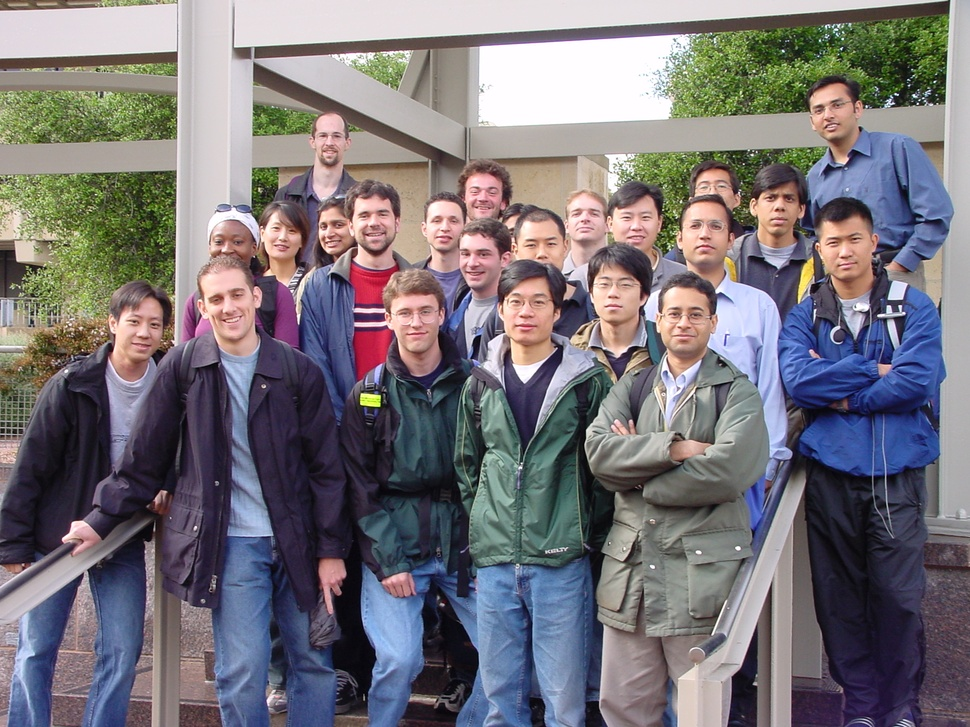
#> input picture images/group.jpg, 970 x 727 px, shrunk from 1856 x 1392 before the run
$ python -i detect_skin.py   (imports and definitions only)   (older library calls are emulated)
#> lines starting #> are read from the running program, lines starting #| are printed output that depends on the picture; after the words box and inside, x2 and y2 are one past the last pixel; in counts of white or black regions, pixels touching at a corner belong together
import matplotlib
import matplotlib.pyplot as plt
import numpy as np
import sys

from scipy import ndimage as nd
from scipy import misc
from scipy import ndimage
from scipy.ndimage import morphology
from skimage import data
from skimage.color import rgb2gray
from skimage.filter import gabor_kernel, canny, roberts
from skimage.measure import label
from skimage.morphology import remove_small_objects
from PIL import Image, ImageDraw

def skinDetection(img, show_img=False):
    def visualize(img, show_img):
        if show_img:
            plt.imshow(img, cmap=plt.cm.gray)
            plt.colorbar()
            plt.show()

    gray_img = rgb2gray(img)
    filtered = yCbCr_to_bin(img, 161.9964, -11.1051, 22.9265, 25.9997, \
                                 4.3568, 3.9479, 2)
    filtered = morphology.binary_fill_holes(filtered)
    visualize(filtered, show_img)

    # Remove areas smaller than threshold
    # filtered = morphology.binary_opening(filtered, structure=np.ones( (15, 15) ))
    filtered = remove_small_objects(filtered, 170)
    visualize(filtered, show_img)

    # First erosion
    filtered = morphology.binary_erosion(filtered, np.ones( (6, 6) ))
    visualize(filtered, show_img)

    visualize(gray_img, show_img)

    # Run canny edge detection on gray image
    # edge_img = canny(gray_img)
    edge_img = roberts(gray_img)
    edge_idx = np.where(edge_img > 0.1)
    edge_img = np.zeros(edge_img.shape, dtype=bool)
    edge_img[edge_idx] = True
    visualize(edge_img, show_img)

    # Combine edge detection result and filtered image to create composite
    edge_img = np.invert(edge_img)
    composite = np.logical_and(edge_img, filtered)
    visualize(composite, show_img)

    composite = morphology.binary_erosion(composite)
    visualize(composite, show_img)

    # Fill small holes
    composite = morphology.binary_fill_holes(composite)
    visualize(composite, show_img)

    # composite = morphology.binary_opening(composite, structure=np.ones( (3, 3) ))
    # composite = remove_area(composite, 170)
    composite = remove_small_objects(composite, 170)
    visualize(composite, show_img)

    # Label all connected components
    segments, num_segments = label(composite, background=0, return_num=True)

    # Generate square windows to encapsulate regions
    img_windows = []
    for i in range(num_segments):
        segment_idx = np.where(segments == i)
        box_info = gen_box(segment_idx)
        img_windows.append(box_info)

    corners = []
    for box in img_windows:
        (x, y), width = box
        corner = [(x - width//2, y - width//2), (x + width//2, y + width//2)]
        corners.append(corner)

    # Extract interesting image segments from the image
    img_segments = extract_boxes_from_img(img, corners)

    # [4 lines of commented-out code are left out]
    visualize(img, show_img)
    return img_segments

def analog_yuv(img):
    r, g, b = img[:, :, 0], img[:, :, 1], img[:, :, 2]
    yuv = np.zeros(img.shape)
    yuv[:, :, 0] =  0.299*r + 0.587*g + 0.114*b
    yuv[:, :, 1] = -0.169*r - 0.332*g + 0.500*b + 128
    yuv[:, :, 2] =  0.500*r - 0.419*g - 0.081*b + 128
    return yuv

def yCbCr_to_bin(img, meanY, meanCb, meanCr, stdY, stdCb, stdCr, factor):
    # yCbCr_img = img.convert('YCbCr')
    # yCbCr_img = np.array(yCbCr_img)
    yCbCr_img = analog_yuv(img)
    Y = yCbCr_img[:, :, 0]
    Cb_vals = yCbCr_img[:, :, 1]
    Cr_vals = yCbCr_img[:, :, 2]

    # [4 lines of commented-out code are left out]
    min_Cb, max_Cb = 76, 127
    min_Cr, max_Cr = 132, 173

    binImage = np.zeros(yCbCr_img.shape)
    Cb = np.zeros(Cb_vals.shape)
    Cr = np.zeros(Cr_vals.shape)

    Cb[np.where( (Cb_vals > min_Cb) & (Cb_vals < max_Cb) )] = 1
    Cr[np.where( (Cr_vals > min_Cr) & (Cr_vals < max_Cr) )] = 1
    binImage = Cb*Cr
    return binImage

def gen_box(segment_idx):
    row, col = segment_idx
    min_x, max_x = min(col), max(col)
    min_y, max_y = min(row), max(row)
    center = ((min_x + max_x) // 2, (min_y + max_y) // 2)
    width = max(max_x - min_x, max_y - min_y)
    return (center, width)

def remove_area(img, P):
    segments, num_segments = label(img, background=0, return_num=True)
    for i in range(num_segments):
        segment_idx = np.where(segments == i)
        if len(segment_idx[0]) < P:
            # Remove this section altogether
            img[segment_idx] = 0
    return img

def extract_boxes_from_img(img, corners):
    regions_of_interest = []
    for corner in corners:
        top_left_x, top_left_y = corner[0]
        bottom_right_x, bottom_right_y = corner[1]
        # Adjust points to make we're within the image bounds
        top_left_x = max(top_left_x, 0)
        top_left_y = max(top_left_y, 0)
        bottom_right_x = min(bottom_right_x, img.shape[1])
        bottom_right_y = min(bottom_right_y, img.shape[0])
        # Add image segment to regions of interest
        img_segment = img[top_left_y:bottom_right_y,
                          top_left_x: bottom_right_x]
        regions_of_interest.append( (img_segment, corner) )
    return regions_of_interest

>>> import cv2
>>> picture = cv2.cvtColor(cv2.imread('../images/group.jpg'), cv2.COLOR_BGR2RGB)
>>> result = skinDetection(picture)
#> in analog_yuv, `yuv[:, :, 2] =  0.500*r - 0.419*g - 0.081*b + 128`:
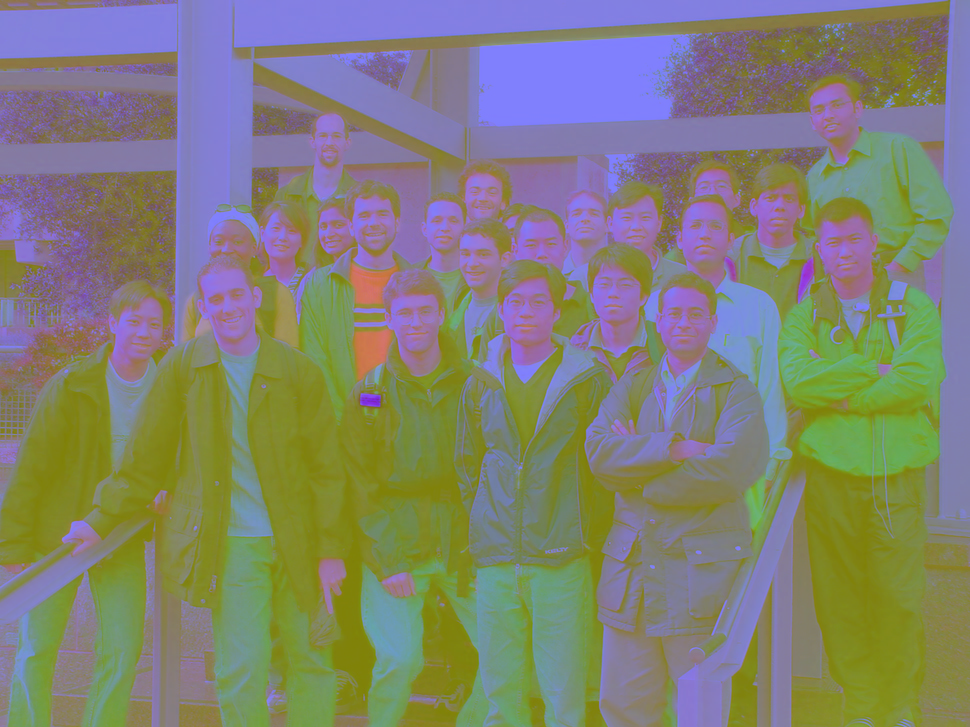
#> yuv: shape (727, 970, 3) float64; mean of channels 0, 1, 2 117.5, 129.9, 129.7; drawn as B, G, R
#> in yCbCr_to_bin, `Cr_vals = yCbCr_img[:, :, 2]`:
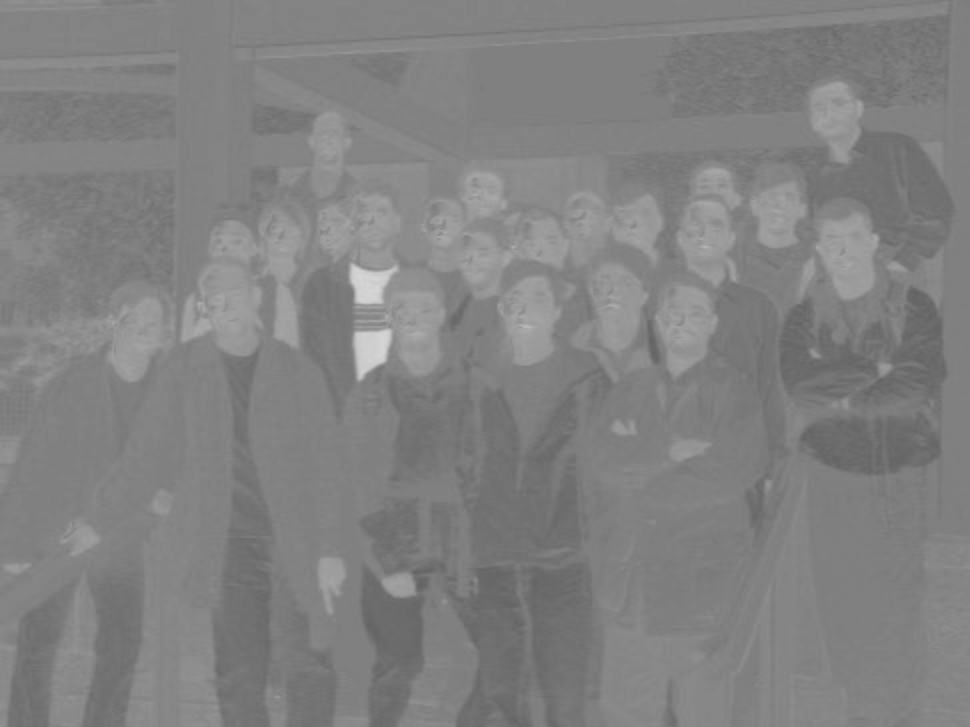
#> Cr_vals: shape (727, 970) float64; min 98.76, max 214.4, mean 129.7
#> in skinDetection, `filtered = yCbCr_to_bin(img, 161.9964, -11.1051, 22.9265, 25.9997, \ 4..`:
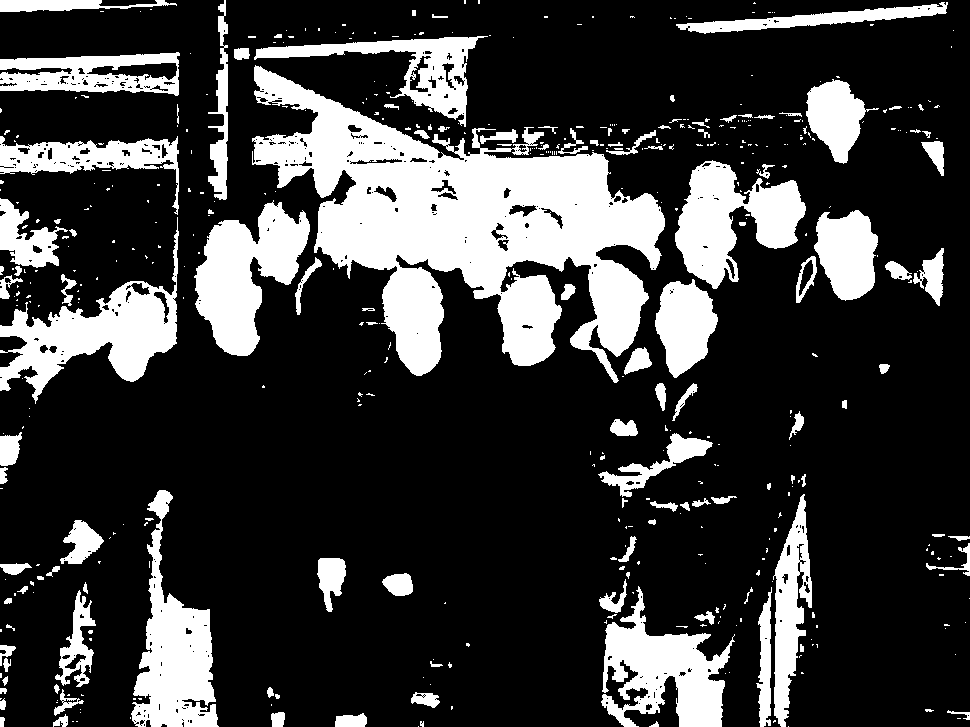
#> filtered: shape (727, 970) float64; values 0 (black) and 1 (white), 23.1% white; 473 white regions (349 under 20 px), largest, box (x1, y1, x2, y2) and area: (252, 65, 665, 383) 56511, (0, 217, 179, 404) 10409, (194, 200, 310, 356) 9669
#> in skinDetection, `filtered = morphology.binary_fill_holes(filtered)`: filtered: shape (727, 970) bool; 23.9% white; 473 white regions (348 under 20 px), largest, box (x1, y1, x2, y2) and area: (252, 65, 665, 383) 58215, (0, 217, 179, 404) 10881, (194, 200, 310, 356) 9683
#> in skinDetection, `filtered = remove_small_objects(filtered, 170)`: filtered: shape (727, 970) bool; 23% white; 46 white regions, largest, box (x1, y1, x2, y2) and area: (252, 65, 665, 383) 57932, (0, 217, 179, 404) 10865, (194, 202, 310, 356) 9680
#> in skinDetection, `filtered = morphology.binary_erosion(filtered, np.ones( (6, 6) ))`: filtered: shape (727, 970) bool; 16.9% white; 76 white regions (23 under 20 px), largest, box (x1, y1, x2, y2) and area: (257, 70, 663, 353) 41494, (3, 284, 175, 391) 8079, (199, 206, 308, 354) 7832
#> in skinDetection, `edge_img = roberts(gray_img)`:
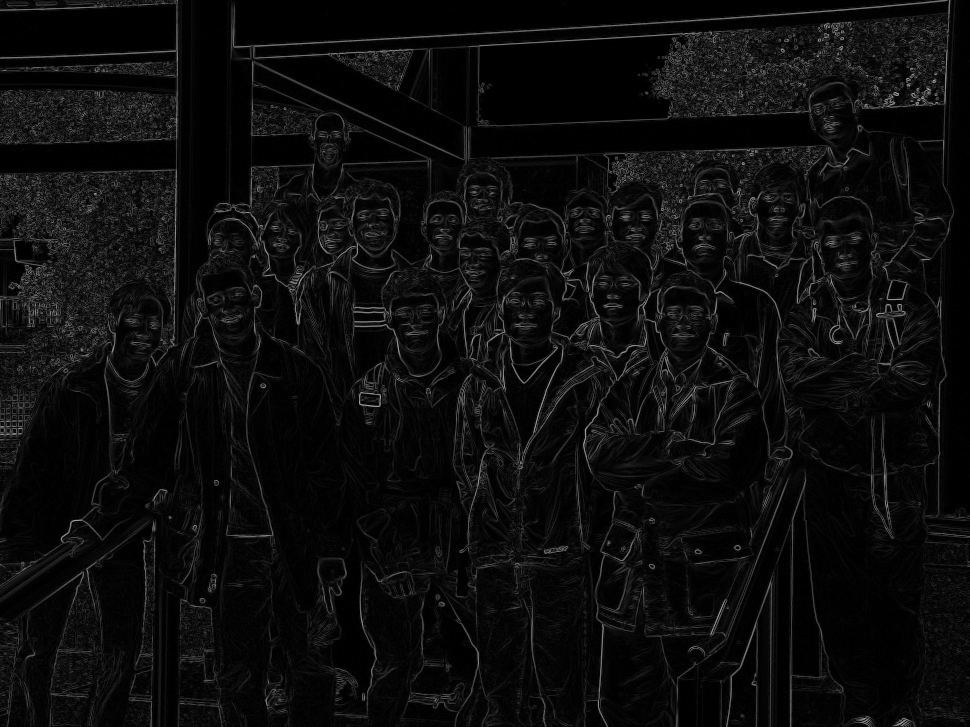
#> edge_img: shape (727, 970) float64; min 0, max 0.675, mean 0.0513
#> in skinDetection, `edge_idx = np.where(edge_img > 0.1)`: edge_idx = 108240 positions, rows 0 to 726, columns 0 to 969
#> in skinDetection, `composite = np.logical_and(edge_img, filtered)`: composite: shape (727, 970) bool; 14% white; 560 white regions (471 under 20 px), largest, box (x1, y1, x2, y2) and area: (257, 70, 661, 297) 29461, (144, 533, 212, 725) 5479, (3, 284, 173, 380) 5233
#> in skinDetection, `composite = np.logical_and(edge_img, filtered)`:
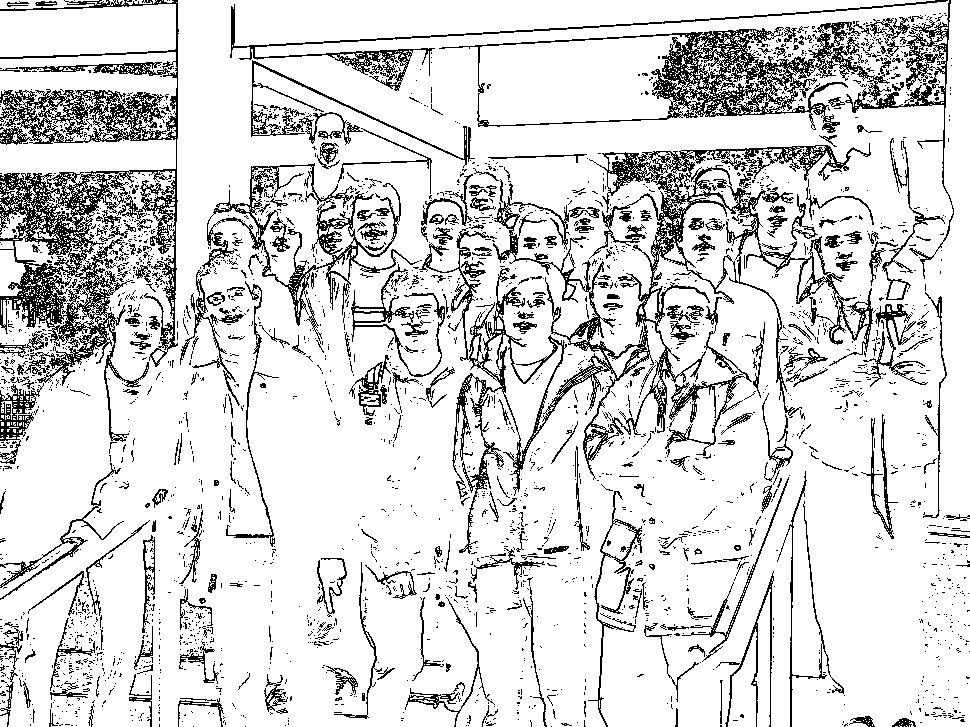
#> edge_img: shape (727, 970) bool; 84.7% white; black in thin lines or dots
#> in skinDetection, `composite = morphology.binary_erosion(composite)`: composite: shape (727, 970) bool; 10.1% white; 406 white regions (310 under 20 px), largest, box (x1, y1, x2, y2) and area: (488, 158, 608, 263) 5193, (151, 576, 211, 724) 4152, (344, 163, 430, 266) 4060
#> in skinDetection, `composite = morphology.binary_fill_holes(composite)`: composite: shape (727, 970) bool; 10.8% white; 394 white regions (298 under 20 px), largest, box (x1, y1, x2, y2) and area: (488, 158, 608, 263) 5611, (151, 576, 211, 724) 4460, (344, 163, 430, 266) 4179
#> in skinDetection, `composite = remove_small_objects(composite, 170)`: composite: shape (727, 970) bool; 10.1% white; 51 white regions, largest, box (x1, y1, x2, y2) and area: (488, 158, 608, 263) 5583, (151, 576, 211, 724) 4450, (344, 163, 430, 266) 4171
#> in skinDetection, `segments, num_segments = label(composite, background=0, return_num=True)`:
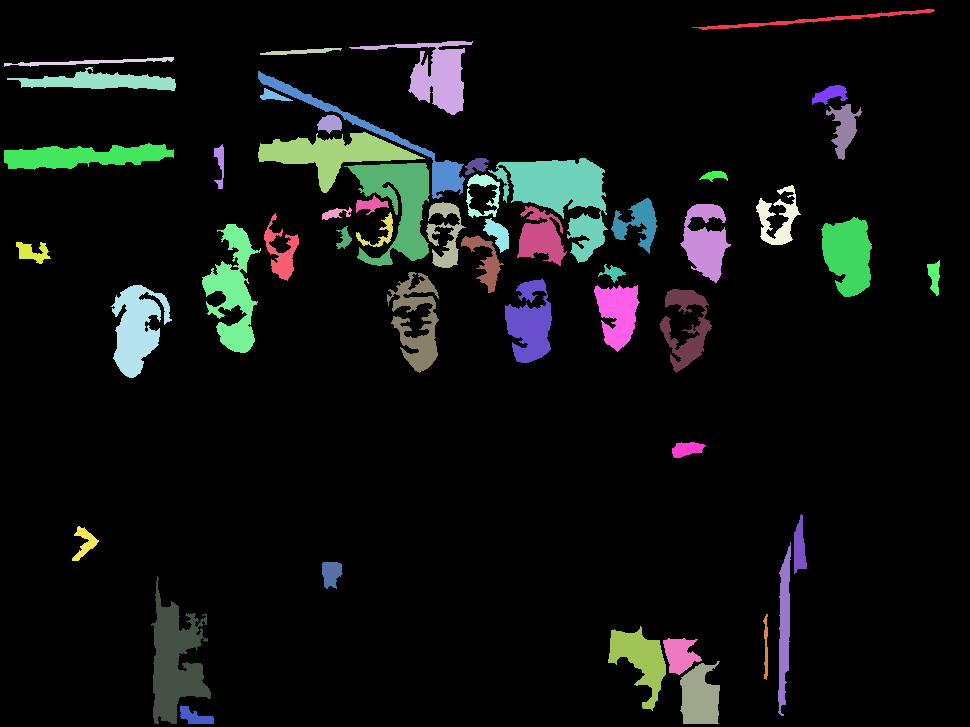
#> segments: shape (727, 970) int32; 52 distinct labels, from 0 to 51; one colour per label, 0 black
#> in skinDetection, `segments, num_segments = label(composite, background=0, return_num=True)`: num_segments = 51
#> the loop in skinDetection, `for i in range(num_segments):` made 51 passes
#> (segment_idx, min_x in gen_box, max_x in gen_box, min_y in gen_box, max_y in gen_box, width in gen_box, box_info) on passes 1 to 7: (633938 positions, rows 0 to 726, columns 0 to 969, 0, 969, 0, 726, 969, ((484, 363), 969)), (794 positions, rows 9 to 29, columns 692 to 934, 692, 934, 9, 29, 242, ((813, 19), 242)), (3029 positions, rows 41 to 114, columns 349 to 472, 349, 472, 41, 114, 123, ((410, 77), 123)), (286 positions, rows 48 to 54, columns 260 to 341, 260, 341, 48, 54, 81, ((300, 51), 81)), (549 positions, rows 57 to 66, columns 4 to 173, 4, 173, 57, 66, 169, ((88, 61), 169)), (1943 positions, rows 67 to 90, columns 7 to 175, 7, 175, 67, 90, 168, ((91, 78), 168)), (2351 positions, rows 71 to 198, columns 258 to 464, 258, 464, 71, 198, 206, ((361, 134), 206))
#> after the loop in skinDetection, `for i in range(num_segments):`: img_windows = 51 items
#> the loop in skinDetection, `for box in img_windows:` made 51 passes
#> (x, y, width, corner) on passes 1 to 12: (484, 363, 969, [(0, -121), (968, 847)]), (813, 19, 242, [(692, -102), (934, 140)]), (410, 77, 123, [(349, 16), (471, 138)]), (300, 51, 81, [(260, 11), (340, 91)]), (88, 61, 169, [(4, -23), (172, 145)]), (91, 78, 168, [(7, -6), (175, 162)]), (361, 134, 206, [(258, 31), (464, 237)]), (829, 94, 35, [(812, 77), (846, 111)]), (276, 94, 32, [(260, 78), (292, 110)]), (843, 131, 55, [(816, 104), (870, 158)]), (329, 124, 24, [(317, 112), (341, 136)]), (341, 162, 166, [(258, 79), (424, 245)])
#> the loop in extract_boxes_from_img, `for corner in corners:` made 51 passes
#> corner on passes 12 to 23: [(258, 79), (424, 245)], [(4, 72), (172, 240)], [(196, 144), (240, 188)], [(465, 155), (487, 177)], [(488, 151), (606, 269)], [(335, 163), (437, 265)], [(699, 162), (727, 190)], [(461, 174), (503, 216)], [(749, 185), (807, 243)], [(356, 188), (388, 220)], [(607, 198), (661, 252)], [(413, 202), (477, 266)]
#> (top_left_x, top_left_y, bottom_right_x, bottom_right_y) on passes 3, 4, 7, 8, 9, 10: (349, 16, 471, 138), (260, 11, 340, 91), (258, 31, 464, 237), (812, 77, 846, 111), (260, 78, 292, 110), (816, 104, 870, 158)
#> pass 3, in extract_boxes_from_img, `img_segment = img[top_left_y:bottom_right_y, top_left_x: bottom_right_x]`:
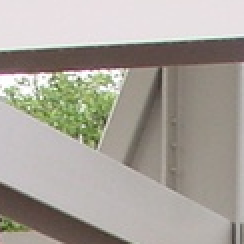
#> img_segment: shape (122, 122, 3) (shown 2 times larger); mean R, G, B 167.8, 162.5, 154.3
